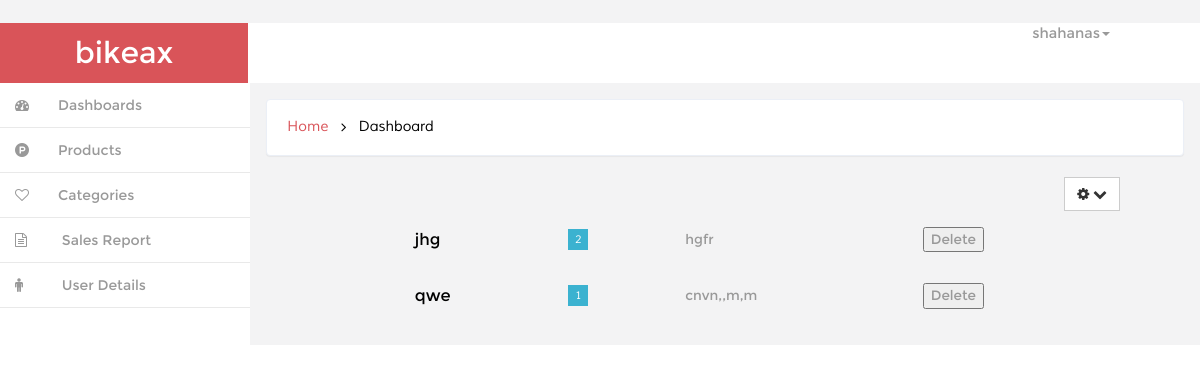
/dashboard/category/ (signed in), run on the app's committed database.
### ecom/models.py (models this page shows, shortened)
class Category(models.Model):
	Name=models.CharField(max_length=30)
	Description=models.TextField(max_length=50)

### ecom/views.py (the view)
# urls.py: url(r'^dashboard/category/$',dashcategory, name="dashcategory"),
def dashcategory(request):
	items=Category.objects.all()
	return render(request,'backend/category.html' ,{'items':items})

### ecom/context_processor.py (called while the page is built)
def cart(request):
    return {'cart': Cart(request)}

### templates/backend/category.html (shortened to what this page needs)
{% extends 'backend/index.html' %}
{% block contentmain %}
<div style="margin:5px 80px 5px 80px;">
<div class="float-right">
<div class="dropdown">
        <a href="#" title="" class="btn btn-default" data-toggle="dropdown" aria-expanded="false">
            <i class="fa fa-cog icon_8"></i>
            <i class="fa fa-chevron-down icon_8"></i>
        <div class="ripple-wrapper"></div></a>
    </div>
  </div>
  <table class="table">
                     <tbody>
                     {% for it in items %}
                         <tr class="table-row">
                             <td class="table-img">
                             </td>
                             <td class="table-text">
                             	<h6>{{ it.Name }}</h6>
                             </td>
                             <td>
                             	<span class="fam">{{ it.product_set.count }}</span>
                             </td>
                             <td class="march">
                                {{ it.Description }}
                             </td>
                              <td >
 							               <button class="button">Delete</button>
                             </td>
                         </tr>
                          {% endfor %}
                     </tbody>
                 </table>
            </div>
{% endblock %}

### templates/backend/index.html (shortened to what this page needs)
<!DOCTYPE HTML>
{% load static %}
<html>
<head>
<link href="{% static 'backend/css/bootstrap.min.css'%}"  rel='stylesheet' type='text/css' />
<link href="{% static 'backend/css/style.css'%}" rel='stylesheet' type='text/css' />
<link href="{% static 'backend/css/font-awesome.css'%}" rel="stylesheet">
<link href="{% static 'backend/css/custom.css'%}" rel="stylesheet">
</head>
<body>
<div id="wrapper">
        <nav class="navbar-default navbar-static-top" role="navigation">
             <div class="navbar-header">
	               <h1> <a class="navbar-brand" href="index.html">bikeax</a></h1>
			   </div>
			 <div class=" border-bottom">
		    <div class="drop-men" >
		        <ul class=" nav_1">
					<li class="dropdown" style="margin-right:90px;">
		              <a href="#" class="dropdown-toggle dropdown-at" data-toggle="dropdown">
		              <span class=" name-caret">{{ user }}<i class="caret"></i></span></a>
		            </li>
		        </ul>
		     </div>
			<div class="clearfix">
     </div>
		    <div class="navbar-default sidebar" role="navigation">
                <div class="sidebar-nav navbar-collapse">
                <ul class="nav" id="side-menu">
                    <li>
                        <a href="{% url 'dashboard' %}" class=" hvr-bounce-to-right"><i class="fa fa-dashboard nav_icon "></i><span class="nav-label">Dashboards</span> </a>
                    </li>
                      <li>
                        <a href="{% url 'dashproduct' %}" class=" hvr-bounce-to-right"><i class="fa fa-product-hunt nav_icon "></i><span class="nav-label">Products</span> </a>
                    </li>
                      <li>
                        <a href="{% url 'dashcategory' %}" class=" hvr-bounce-to-right"><i class="fa fa-heart-o nav_icon "></i><span class="nav-label">Categories</span> </a>
                    </li>
					 <li>
                        <a href="{% url 'sales' %}" class=" hvr-bounce-to-right"><i class="fa fa-file-text-o  nav_icon"></i> <span class="nav-label">Sales Report</span> </a>
                    </li>
                    <li>
                        <a href="/user_detail/" class=" hvr-bounce-to-right"><i class="fa fa-male nav_icon"></i> <span class="nav-label">User Details</span> </a>
                    </li>
                </ul>
            </div>
			</div>
        </nav>
        <div id="page-wrapper" class="gray-bg dashbard-1">
       <div class="content-main">
		    <div class="banner">
				<h2>
				<a href="index.html">Home</a>
				<i class="fa fa-angle-right"></i>
				<span>Dashboard</span>
				</h2>
		    </div>
		<div class="content-top">
			{% block contentmain %}{% endblock %}
		</div>
			       </div>
						 	       </div>
	       </div>
</body>
</html>

### static/backend/css/style.css (style rules this page uses)
h4, h5, h6, h1, h2, h3 { margin: 0; }
ul, ol { margin: 0;padding: 0; }
html, body { font-family:'Montserrat-Regular'; font-size: 100%; background:#F3F3F4; overflow-x: hidden; }
body a { transition:0.5s all; -webkit-transition:0.5s all; -moz-transition:0.5s all; -o-transition:0.5s all; -ms-transition:0.5s all; }
div#wrapper { background-color: #fff; }
.navbar-default.sidebar { background-color: #fff; }
h1 a.navbar-brand { color: #fff !important; font-size: 30px; font-weight: 500; padding: 20px 0px; background: #d95459; text-align: center; width:248px; height: 60px; }
i.nav_icon { color: #fff; margin-right:6px; }
.sidebar ul li a { color: #999; font-size:14px; }
.hvr-bounce-to-right { display: inline-block; vertical-align: middle; -webkit-transform: translateZ(0); transform: translateZ(0); box-shadow: 0 0 1px rgba(0, 0, 0, 0); -webkit-backface-visibility: hidden; backface-visibility: hidden; -moz-osx-font-smoothing: grayscale; position: relative; -webkit-transition-property: color; transition-property: color; -webkit-transition-duration: 0.5s; transition-duration: 0.5s; }
.hvr-bounce-to-right:before { content: ""; position: absolute; z-index: -1; top: 0; left: 0; right: 80%; bottom: 0; background:#7f8c8d; -webkit-transform: scaleX(0); transform: scaleX(0); -webkit-transform-origin: 0 50%; transform-origin: 0 50%; -webkit-transition-property: transform; transition-property: transform; -webkit-transition-duration: 0.5s; transition-duration: 0.5s; -webkit-transition-timing-function: ease-out; transition-timing-function: ease-out; }
.nav > li > a { color: #999; font-weight:500; padding: 0px 20px 0px 0px; font-size: 0.85em; border-bottom: 1px solid #E9E9E9; }
.nav > li > a i { margin-right: 14px; }
i.nav_icon { color: #999; padding: 15px; width: 44px; height: 44px; }
@media (min-width: 768px) { #page-wrapper { position: inherit; margin: 0 0 0 240px; min-height: 1000px; } }
a.dropdown-toggle.dropdown-at { border-bottom: none; }
.content-main { background-color: #F3F3F4; padding-top: 1em; }
.border-bottom { background-color: #fff; }
.drop-men { float: right; }
.dropdown-at { padding: 0 !important; position: relative; color: #999; font-size: 0.9em; text-decoration: none ; }
.dropdown, .dropup { display: inline-block; padding:0; }
.banner { background: #fff; display: block; margin: 0em 1em ; padding:1em; border: 1px solid #ebeff6; border-color: #ebeff6; border-radius: 4px; -webkit-border-radius: 4px; -o-border-radius: 4px; -moz-border-radius: 4px; -ms-border-radius: 4px; -webkit-box-shadow: 0 1px 1px rgba(0,0,0,.05); box-shadow: 0 1px 1px rgba(0,0,0,.05); }
.banner h2 { font-size:0.9em; }
.banner h2 a { color:#D95459; text-decoration:none; font-family: 'Muli-Regular'; padding:0.3em ; }
.banner h2 span { color:#000; font-family: 'Muli-Regular'; padding:0.3em ; }
.banner h2 i { color:#000; vertical-align:middle; padding:0.3em ; }
.content-top { padding: 1em 0; }
.btn { border-radius: 0px; outline: none; }
.table td, .table>tbody>tr>td, .table>tbody>tr>th, .table>tfoot>tr>td, .table>tfoot>tr>th, .table>thead>tr>td, .table>thead>tr>th { padding: 15px !important; font-size: 0.85em; color: #999; border-top: none !important; }
.table-row td { font-size: 1em; padding: 15px 8px 15px !important; line-height: 1.42857143; vertical-align:middle !important; border-top: 1px solid #ddd; }
td.table-text h6 { font-size: 1.2em; color:#000; }
td span { color:#fff; font-size: 0.8em; padding: 4px 7px; font-family: 'Muli-Regular'; }
td span.fam { color:#fff; font-size: 0.8em; padding: 4px 7px; font-family: 'Muli-Regular'; }
td span.fam { background:#3BB2D0; }
.float-right { float: right; }
.table { margin-bottom: 0; }
tr.table-row { border-top: 1px solid #F3F3F4; }

### static/backend/css/custom.css (style rules this page uses)
#wrapper { width: 100%; }
#page-wrapper { min-height: 568px; }
@media (min-width:768px) { #page-wrapper { position: inherit; margin: 0 0 0 250px; } }
.sidebar .sidebar-nav.navbar-collapse { padding-right: 0; padding-left: 0; }
@media (min-width:768px) { .sidebar { z-index: 1; position: absolute; width: 250px; } }

### data on the page
Category: Name "jhg", product_set.count "2", Description "hgfr"
Category: Name "qwe", product_set.count "1", Description "cnvn,,m,m"

### other printed values
{{ user }} "shahanas"
